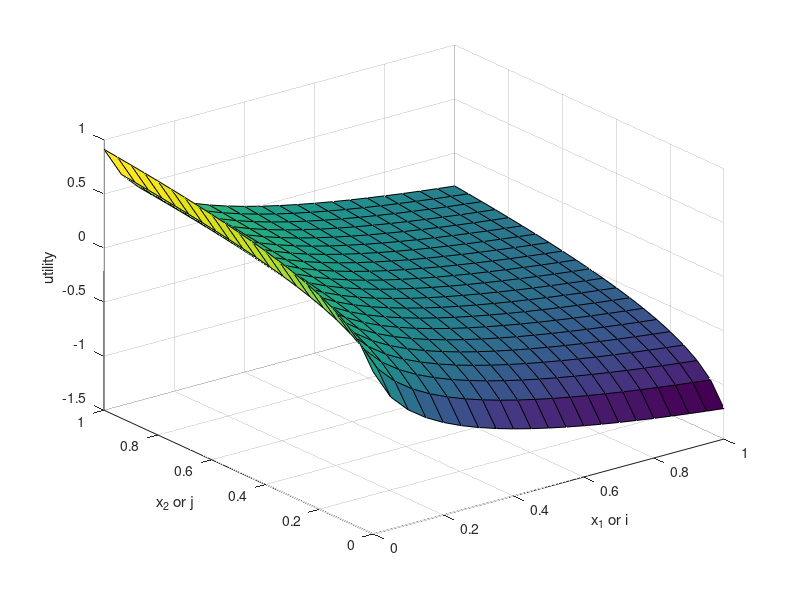

Write MATLAB code to recreate this figure.
clear all

x = [0:.05:1];
%y = [0:.7:300];
alpha = 0.3;
[X1,X2] = meshgrid(x, x);
for i =1:length(X1)
    for j=1:length(X1(1,:))
        Y1(i,j)=0;
        Y1(i,j) = (i^(alpha)) / (j^(alpha));
        if (Y1(i,j)<0.7)
            Y2(i,j) = 1;
        else
            Y2(i,j)= 0;
        end
    end

end

surf(X1, X2, Y1)
%surf(X1,X2,Y2)
xlabel('x_1 or i')
ylabel('x_2 or j')
zlabel('utility')


%%
clear all
x = [0:.05:1];
[X1,X2] = meshgrid(x, x);
for i =1:length(X1)
    for j=1:length(X1(1,:))
        Y1(i,j)=0;
        Y1(i,j) = 0.5*log(i) + 0.5*log(j);
        if (Y1(i,j)<1)
            Y2(i,j) = 1;
        else
            Y2(i,j)= 0;
        end
    end

end

surf(X1, X2, Y1)
%surf(X1,X2,Y2)
xlabel('x_1 or i')
ylabel('x_2 or j')
zlabel('utility')


%%
clear all
x = [-1:0.1:5];
plot(x, (0.5*log(x)) + 0.5*log(10));
%%


%%
clear all
x = [0:.05:1];
[X1,X2] = meshgrid(x, x);
for i =1:length(X1)
    for j=1:length(X1(1,:))
        Y1(i,j)=0;
        Y1(i,j) = 0.3*log(i) - 0.4*log(j);
        if (Y1(i,j)<1)
            Y2(i,j) = 1;
        else
            Y2(i,j)= 0;
        end
    end

end

surf(X1, X2, Y1)
%surf(X1,X2,Y2)
xlabel('x_1 or i')
ylabel('x_2 or j')
zlabel('utility')


%%